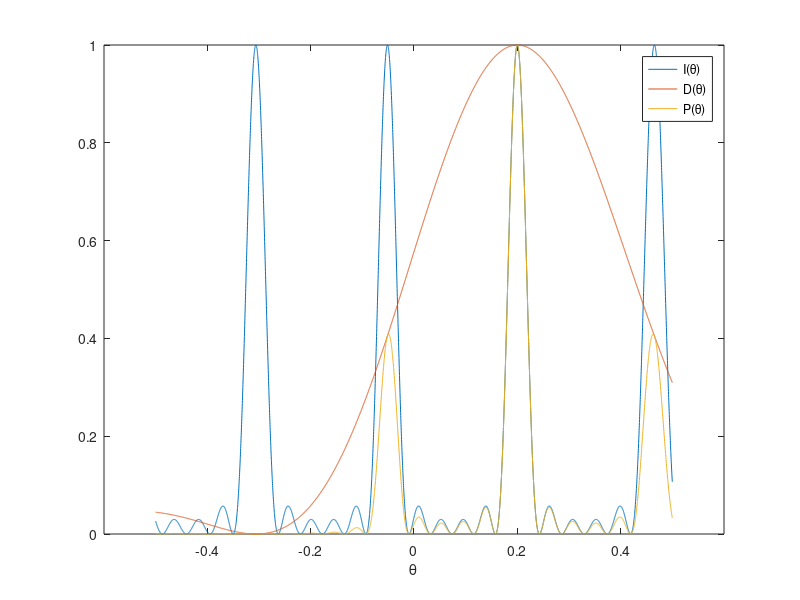

This figure's MATLAB source:
% D11FAGRANGS
% Diffraction on an amplitude grating. Non normal incidence
% with angle ? with respect to the normal.
% Width of grating openings d, center to center distance of strips a,
% wavelength ?, distance from grating to screen X and coordinate on Screen Y.
% All distances and wavelength in mm, number of lines N .
% All parameters are globally defined above the graph.
% D(A) is the diffraction factor
% I(A) is the interference factor, normalized to 1. The numerator is plotted
% separately to show where the main maxima are located (0/0).
% P(A) is the product of interference and diffraction factor.

% The angle y shifts the zeroth order from 0 for y = 0 to .2 for y = -.2

function D11FAGRANGS;

Theta = (-0.5001:0.0002:0.5);
d = 0.001;
Lamda = 0.0005;
a = 0.002;
N = 6;
Psi = -0.2;

D = (sin(pi*(d/Lamda)*(sin(Theta)+sin(Psi)))./(pi*(d/Lamda)*(sin(Theta)+sin(Psi)))).^2;
I = (sin(pi*(a/Lamda)*(sin(Theta)+sin(Psi))*N)./(N*sin(pi*(a/Lamda)*(sin(Theta)+sin(Psi))))).^2;
P = D.*I;


figure(1);
plot(Theta,I,Theta,D,Theta,P);
axis([-0.6 0.6 0 1]);                  % PLOTS LIMITS                    
xlabel('\theta');
legend('I(\theta)','D(\theta)','P(\theta)');
